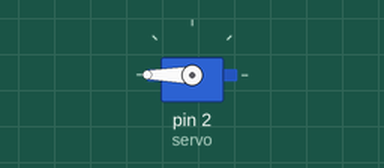
This sketch was run on a simulated Arduino Uno, built with avr-gcc and run on an emulated ATmega328P. Parts: servo.

Above: at 0.05 s.
At 21.55 s:
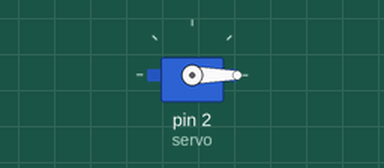
Timing chart, 0 to 28.1 s (numbered marks = the images above):
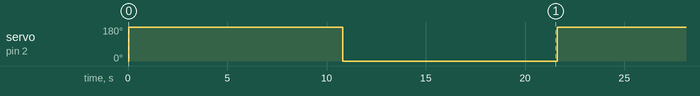

Measured:
- by itself, servo on pin 2 (servo): alternates 180° for 10.8 s and 0° for 10.8 s

The sketch:

Servo.ino
```cpp
#include <Servo.h>
int servoport = 2;
int servopulse = 1500;
Servo servo;
void setup() {
  // put your setup code here, to run once:
  servo.attach(2);
  servo.write(0);
  delay(30);
}

void loop() {
  /*
  for(int pos=0;pos<90;pos++)
  {
    servo.write(pos);
  delay(15);
  }
  */
  servo.write(180);
  delay(60*180);
  servo.write(0);
  delay(60*180);
}
```
